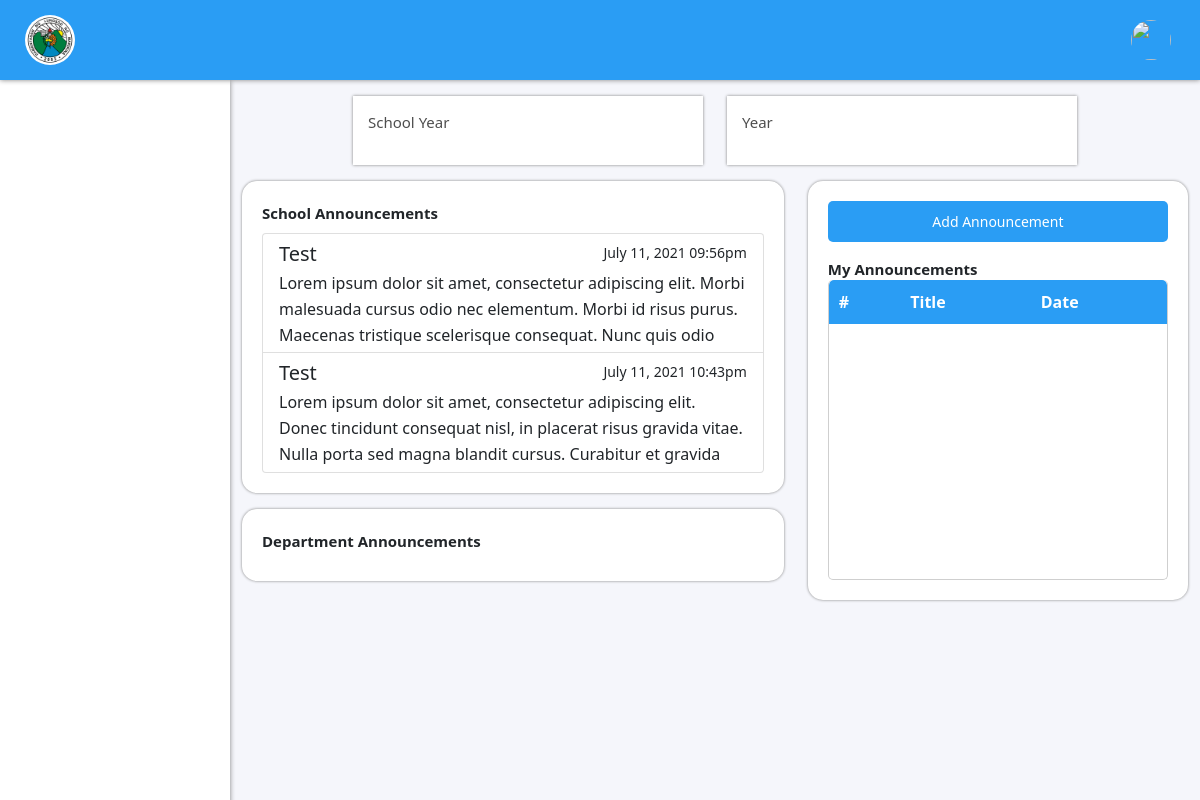
The page /pages/dean.dashboard.php on the database its author committed.
### tables this page shows
CREATE TABLE `announcement` (
  `AnnounceID` int(11) NOT NULL,
  `AdminID` varchar(50) NOT NULL,
  `Title` varchar(100) NOT NULL,
  `Content` text NOT NULL,
  `CreatedAt` datetime NOT NULL DEFAULT current_timestamp(),
  `Type` varchar(50) NOT NULL
);

### db-helper/Select.php (called while the page is built, shortened)
<?php
class Select extends Connection{
    public function getAnnouncementByType($type, $dept){
        $con = $this->connect();
        $stmt = $con->prepare('SELECT * FROM `announcement` INNER JOIN admin ON admin.AdminID = announcement.AdminID WHERE Type = ? AND admin.Department RLIKE(?);');
        $stmt->bind_param('ss', $type, $dept);
        $stmt->execute();
        $result = $stmt->get_result();
        return $result->fetch_all(MYSQLI_ASSOC);
    }
}

### pages/dean.dashboard.php (the view, shortened to what this page needs)
<?php
    include '../includes/header.inc.php';
    include '../includes/nav.inside-nav.php';
?>
<link rel="stylesheet" href="../css/dean.dashboard.css?v=<?php echo time()?>">
<div class="container-fluid pb-3">
    <div class="row">
        <div class="col-12 col-lg-6">
            <div class="status-container ms-lg-auto me-lg-0 mx-auto mt-3 control">
                <div class="d-flex justify-content-between align-items-center">
                    <p class="phar m-0">School Year</p>
                </div>
            </div>
        </div>
        <div class="col-12 col-lg-6">
            <div class="status-container me-lg-auto ms-lg-0 mx-auto mt-3 control">
                <div class="d-flex justify-content-between align-items-center">
                    <p class="phar m-0">Year</p>
                </div>
            </div>
        </div>
    </div>
    <div class="row mt-3">
        <div class="col-12 col-lg-7">
            <div class="card-container">
                <label class="title">School Announcements</label>
                <?php $announcement = $selectObj->getAnnouncementByType('school', ""); ?>
                <div class="list-group mt-2 school-announce">
                    <?php foreach($announcement as $num => $announce): ?>
                        <a href="#" class="list-group-item list-group-item-action" data-announce-id="<?php echo $announce['AnnounceID']?>">
                            <div class="d-flex w-100 justify-content-between">
                                <h5 class="mb-1"><?php echo $announcement[$num]['Title']?></h5>
                                <small><?php echo date('F d, Y h:ia', strtotime($announcement[$num]['CreatedAt']))?></small>
                            </div>
                            <p class="mb-1"><?php echo $announcement[$num]['Content']?></p>
                        </a>
                    <?php endforeach; ?>
                </div>
            </div>
            <div class="card-container mt-3">
                <label class="title">Department Announcements</label>
            </div>
        </div>
        <div class="col-12 col-lg-5">
            <div class="card-container mt-3 mt-lg-0">
                <div class="text-center">
                    <button class="plmar-btn w-100" id="btn-add-announcement">Add Announcement</button>
                </div>
                <p class="title mt-3 mb-0">My Announcements</p>
                <div class="table-container" style="height: 300px;">
                    <table class="plmar-table">
                        <thead>
                            <tr>
                                <th>#</th>
                                <th>Title</th>
                                <th>Date</th>
                            </tr>
                        </thead>
                    </table>
                </div>
            </div>
        </div>
    </div>
</div>
<?php
    include '../includes/footer.inc.php';
?>

### css/style-resources.css (style rules this page uses)
.phar { font-size: 15px; font-weight: 500; color: #4e4e4e; }
.title { font-size: 15px; font-weight: 600; }
.plmar-btn { background-color: #2a9df4; color: #ffffff; padding: 10px 20px; font-size: 14px; border-radius: 5px; outline: none; border: none; }
.table-container { border-left: 1px solid #cfcfcf; border-right: 1px solid #cfcfcf; border-bottom: 1px solid #cfcfcf; height: 500px; border-radius: 5px; overflow: auto; }
.plmar-table { width: 100%; }
.plmar-table thead th { background-color: #2a9df4; padding: 10px; color: #ffffff; }
.plmar-table thead th:first-child { border-top-left-radius: 5px; }
.plmar-table thead th:last-child { border-top-right-radius: 5px; }
.card-container { padding: 20px; background-color: #ffffff; border-radius: 15px; box-shadow: 0px 0px 3px gray; }
.status-container { padding: 15px; box-shadow: 0px 0px 3px gray; background-color: white; max-width: 350px; }

### css/nav.inside-nav.css (style rules this page uses)
body { background-color: #F5F6FB; padding-top: 80px; }
@media (min-width: 992px) { body { padding-left: 230px; } }

### css/dean.dashboard.css (style rules this page uses)
div.list-group { z-index: -1; }
div.list-group a.list-group-item { max-height: 120px; display: block; overflow: hidden; }
div.list-group a.list-group-item p { line-height: 26px; }

### rows shown on the page
announcement: Title "Test", CreatedAt "July 11, 2021 09:56pm", Content "Lorem ipsum dolor sit amet, consectetur adipiscing elit. Morbi malesuada cursus odio nec elementum. Morbi id risus purus. Maecenas tristique scelerisque consequat. Nunc quis odio…"
announcement: Title "Test", CreatedAt "July 11, 2021 10:43pm", Content "Lorem ipsum dolor sit amet, consectetur adipiscing elit. Donec tincidunt consequat nisl, in placerat risus gravida vitae. Nulla porta sed magna blandit cursus. Curabitur et gravida…"
